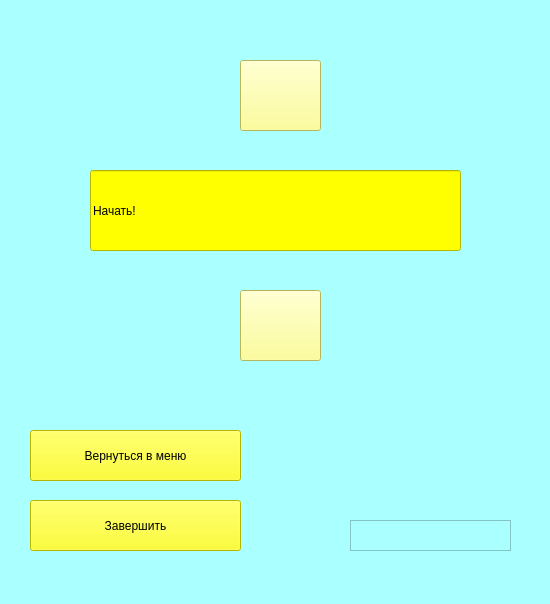
<?xml version="1.0" encoding="UTF-8"?>
<ui version="4.0">
 <class>page3</class>
 <widget class="QMainWindow" name="page3">
  <property name="enabled">
   <bool>true</bool>
  </property>
  <property name="geometry">
   <rect>
    <x>0</x>
    <y>0</y>
    <width>550</width>
    <height>604</height>
   </rect>
  </property>
  <property name="minimumSize">
   <size>
    <width>550</width>
    <height>604</height>
   </size>
  </property>
  <property name="maximumSize">
   <size>
    <width>550</width>
    <height>604</height>
   </size>
  </property>
  <property name="sizeIncrement">
   <size>
    <width>0</width>
    <height>0</height>
   </size>
  </property>
  <property name="palette">
   <palette>
    <active>
     <colorrole role="Button">
      <brush brushstyle="SolidPattern">
       <color alpha="255">
        <red>170</red>
        <green>255</green>
        <blue>255</blue>
       </color>
      </brush>
     </colorrole>
     <colorrole role="Base">
      <brush brushstyle="SolidPattern">
       <color alpha="255">
        <red>170</red>
        <green>255</green>
        <blue>255</blue>
       </color>
      </brush>
     </colorrole>
     <colorrole role="Window">
      <brush brushstyle="SolidPattern">
       <color alpha="255">
        <red>170</red>
        <green>255</green>
        <blue>255</blue>
       </color>
      </brush>
     </colorrole>
     <colorrole role="Highlight">
      <brush brushstyle="SolidPattern">
       <color alpha="255">
        <red>163</red>
        <green>58</green>
        <blue>255</blue>
       </color>
      </brush>
     </colorrole>
     <colorrole role="AlternateBase">
      <brush brushstyle="SolidPattern">
       <color alpha="255">
        <red>197</red>
        <green>170</green>
        <blue>255</blue>
       </color>
      </brush>
     </colorrole>
    </active>
    <inactive>
     <colorrole role="Button">
      <brush brushstyle="SolidPattern">
       <color alpha="255">
        <red>170</red>
        <green>255</green>
        <blue>255</blue>
       </color>
      </brush>
     </colorrole>
     <colorrole role="Base">
      <brush brushstyle="SolidPattern">
       <color alpha="255">
        <red>170</red>
        <green>255</green>
        <blue>255</blue>
       </color>
      </brush>
     </colorrole>
     <colorrole role="Window">
      <brush brushstyle="SolidPattern">
       <color alpha="255">
        <red>170</red>
        <green>255</green>
        <blue>255</blue>
       </color>
      </brush>
     </colorrole>
     <colorrole role="Highlight">
      <brush brushstyle="SolidPattern">
       <color alpha="255">
        <red>163</red>
        <green>58</green>
        <blue>255</blue>
       </color>
      </brush>
     </colorrole>
     <colorrole role="AlternateBase">
      <brush brushstyle="SolidPattern">
       <color alpha="255">
        <red>197</red>
        <green>170</green>
        <blue>255</blue>
       </color>
      </brush>
     </colorrole>
    </inactive>
    <disabled>
     <colorrole role="Button">
      <brush brushstyle="SolidPattern">
       <color alpha="255">
        <red>170</red>
        <green>255</green>
        <blue>255</blue>
       </color>
      </brush>
     </colorrole>
     <colorrole role="Base">
      <brush brushstyle="SolidPattern">
       <color alpha="255">
        <red>170</red>
        <green>255</green>
        <blue>255</blue>
       </color>
      </brush>
     </colorrole>
     <colorrole role="Window">
      <brush brushstyle="SolidPattern">
       <color alpha="255">
        <red>170</red>
        <green>255</green>
        <blue>255</blue>
       </color>
      </brush>
     </colorrole>
     <colorrole role="Highlight">
      <brush brushstyle="SolidPattern">
       <color alpha="255">
        <red>163</red>
        <green>58</green>
        <blue>255</blue>
       </color>
      </brush>
     </colorrole>
     <colorrole role="AlternateBase">
      <brush brushstyle="SolidPattern">
       <color alpha="255">
        <red>197</red>
        <green>170</green>
        <blue>255</blue>
       </color>
      </brush>
     </colorrole>
    </disabled>
   </palette>
  </property>
  <property name="windowTitle">
   <string>MainWindow</string>
  </property>
  <property name="styleSheet">
   <string notr="true">background-color: rgb(170, 255, 255);</string>
  </property>
  <property name="iconSize">
   <size>
    <width>10</width>
    <height>30</height>
   </size>
  </property>
  <widget class="QWidget" name="centralwidget">
   <widget class="QPushButton" name="top">
    <property name="geometry">
     <rect>
      <x>240</x>
      <y>60</y>
      <width>81</width>
      <height>71</height>
     </rect>
    </property>
    <property name="styleSheet">
     <string notr="true">font: 10pt &quot;MS Shell Dlg 2&quot;;
background-color: rgb(255, 255, 127);</string>
    </property>
    <property name="text">
     <string/>
    </property>
   </widget>
   <widget class="QPushButton" name="bottom">
    <property name="geometry">
     <rect>
      <x>240</x>
      <y>290</y>
      <width>81</width>
      <height>71</height>
     </rect>
    </property>
    <property name="styleSheet">
     <string notr="true">font: 10pt &quot;MS Shell Dlg 2&quot;;
background-color: rgb(255, 255, 127);</string>
    </property>
    <property name="text">
     <string/>
    </property>
   </widget>
   <widget class="QPushButton" name="menu3">
    <property name="geometry">
     <rect>
      <x>30</x>
      <y>430</y>
      <width>211</width>
      <height>51</height>
     </rect>
    </property>
    <property name="styleSheet">
     <string notr="true">background-color: rgb(255, 255, 0);
font: 10pt &quot;MS Shell Dlg 2&quot;;</string>
    </property>
    <property name="text">
     <string>Вернуться в меню</string>
    </property>
   </widget>
   <widget class="QPushButton" name="end">
    <property name="geometry">
     <rect>
      <x>30</x>
      <y>500</y>
      <width>211</width>
      <height>51</height>
     </rect>
    </property>
    <property name="styleSheet">
     <string notr="true">background-color: rgb(255, 255, 0);
font: 10pt &quot;MS Shell Dlg 2&quot;;</string>
    </property>
    <property name="text">
     <string>Завершить</string>
    </property>
   </widget>
   <widget class="QLineEdit" name="knopka">
    <property name="geometry">
     <rect>
      <x>90</x>
      <y>170</y>
      <width>371</width>
      <height>81</height>
     </rect>
    </property>
    <property name="toolTip">
     <string>&lt;html&gt;&lt;head/&gt;&lt;body&gt;&lt;p align=&quot;center&quot;&gt;&lt;br/&gt;&lt;/p&gt;&lt;/body&gt;&lt;/html&gt;</string>
    </property>
    <property name="whatsThis">
     <string>&lt;html&gt;&lt;head/&gt;&lt;body&gt;&lt;p align=&quot;center&quot;&gt;&lt;br/&gt;&lt;/p&gt;&lt;/body&gt;&lt;/html&gt;</string>
    </property>
    <property name="styleSheet">
     <string notr="true">background-color: rgb(255, 255, 0);
font: 26pt &quot;MS Shell Dlg 2&quot;;
font: 30pt &quot;MS Shell Dlg 2&quot;;</string>
    </property>
    <property name="text">
     <string>Начать!</string>
    </property>
   </widget>
   <widget class="QTextBrowser" name="textBrowser">
    <property name="geometry">
     <rect>
      <x>350</x>
      <y>520</y>
      <width>161</width>
      <height>31</height>
     </rect>
    </property>
   </widget>
  </widget>
  <widget class="QStatusBar" name="statusbar"/>
 </widget>
 <resources/>
 <connections/>
</ui>
